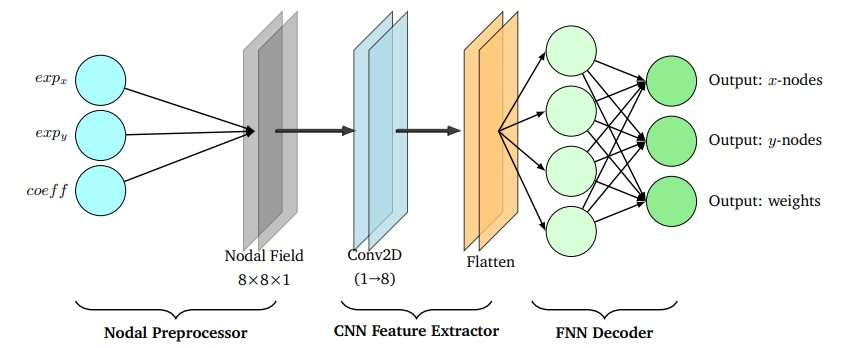
#> input picture Scripts/Presentation(colloquium)/hybrid_animination.jpg, 843 x 348 px
$ python hybrid_animination.py
#> lines starting #> are read from the running program, lines starting #| are printed output that depends on the picture
import matplotlib.pyplot as plt
import matplotlib.image as mpimg
from matplotlib.animation import FuncAnimation
from matplotlib.patches import Circle
import numpy as np

# === Load background image ===
img = mpimg.imread("hybrid_animination.jpg")
#> img is the input picture: shape (348, 843, 3); mean R, G, B 235.6, 239.6, 234.7

# === Coordinates (normalized) ===
node_coords = {
    "input": [(0.12, 0.75), (0.12, 0.60), (0.12, 0.48)],
    "merge": (0.31, 0.60),
    "conv": (0.48, 0.60),
    "flatten": (0.58, 0.60),
    "split4": [(0.68, 0.9), (0.68, 0.73), (0.68, 0.47), (0.68, 0.38)],
    "output": [(0.85, 0.70), (0.85, 0.60), (0.85, 0.50)],
}

def to_px_coords(norm_coord):
    x, y = norm_coord
    return x * img.shape[1], (1 - y) * img.shape[0]

# === Setup plot ===
fig, ax = plt.subplots(figsize=(10, 5))
ax.imshow(img)
ax.axis("off")

# === Animation settings ===
frames_merge = 40
frames_cnn = 30
frames_split = 30
pause = 5
trail_length = 6

start_merge = 0
start_conv = start_merge + frames_merge + pause
start_flatten = start_conv + frames_cnn + pause
start_split = start_flatten + frames_cnn + pause
start_output = start_split + frames_split + pause
total_frames = start_output + frames_split + pause

# === Input dots ===
dots = []
trails_all = []

for i in range(3):
    dot = Circle((0, 0), radius=5, color='dodgerblue', alpha=0.0, zorder=10)
    ax.add_patch(dot)
    dots.append(dot)
    trails = []
    for j in range(trail_length):
        t = Circle((0, 0), radius=6, color='deepskyblue', alpha=0.0, zorder=8 - j)
        ax.add_patch(t)
        trails.append(t)
    trails_all.append(trails)

# === Main dot after merge ===
main_dot = Circle((0, 0), radius=6, color='dodgerblue', alpha=0.0, zorder=10)
ax.add_patch(main_dot)
main_trails = []
for j in range(trail_length):
    t = Circle((0, 0), radius=7, color='deepskyblue', alpha=0.0, zorder=8 - j)
    ax.add_patch(t)
    main_trails.append(t)

# === Split dots after flatten ===
split_dots = []
split_trails = []
for i in range(4):
    dot = Circle((0, 0), radius=5, color='dodgerblue', alpha=0.0, zorder=10)
    ax.add_patch(dot)
    split_dots.append(dot)
    trails = []
    for j in range(trail_length):
        t = Circle((0, 0), radius=6, color='deepskyblue', alpha=0.0, zorder=8 - j)
        ax.add_patch(t)
        trails.append(t)
    split_trails.append(trails)

# === Final output dots ===
final_dots = []
final_trails = []
for i in range(3):
    dot = Circle((0, 0), radius=5, color='dodgerblue', alpha=0.0, zorder=10)
    ax.add_patch(dot)
    final_dots.append(dot)
    trails = []
    for j in range(trail_length):
        t = Circle((0, 0), radius=6, color='deepskyblue', alpha=0.0, zorder=8 - j)
        ax.add_patch(t)
        trails.append(t)
    final_trails.append(trails)

# === Animate function ===
def animate(frame):
#> called with frame = 0
    artists = []

    # Merge phase
    for i in range(3):
        start = node_coords["input"][i]
        end = node_coords["merge"]
        dot = dots[i]
        trails = trails_all[i]

        if start_merge <= frame < start_merge + frames_merge:
            alpha = (frame - start_merge) / frames_merge
            pos = (1 - alpha) * np.array(to_px_coords(start)) + alpha * np.array(to_px_coords(end))
            dot.center = pos
            dot.set_alpha(1.0)
        else:
            dot.set_alpha(0.0)
        artists.append(dot)

        for j, trail in enumerate(trails):
            trail_frame = frame - (j + 1)
            if start_merge <= trail_frame < start_merge + frames_merge:
                alpha = (trail_frame - start_merge) / frames_merge
                pos = (1 - alpha) * np.array(to_px_coords(start)) + alpha * np.array(to_px_coords(end))
                trail.center = pos
                trail.set_alpha(0.3 * (1 - j / trail_length))
            else:
                trail.set_alpha(0.0)
            artists.append(trail)

    # Main dot: merge → conv → flatten
    path = [("merge", "conv", start_conv), ("conv", "flatten", start_flatten)]
    for start_name, end_name, t_start in path:
        t_end = t_start + frames_cnn
        if t_start <= frame < t_end:
            alpha = (frame - t_start) / frames_cnn
            start = node_coords[start_name]
            end = node_coords[end_name]
            pos = (1 - alpha) * np.array(to_px_coords(start)) + alpha * np.array(to_px_coords(end))
            main_dot.center = pos
            main_dot.set_alpha(1.0)
            break
        else:
            main_dot.set_alpha(0.0)
    artists.append(main_dot)

    for j, trail in enumerate(main_trails):
        for start_name, end_name, t_start in path:
            t_end = t_start + frames_cnn
            trail_frame = frame - (j + 1)
            if t_start <= trail_frame < t_end:
                alpha = (trail_frame - t_start) / frames_cnn
                pos = (1 - alpha) * np.array(to_px_coords(node_coords[start_name])) + alpha * np.array(to_px_coords(node_coords[end_name]))
                trail.center = pos
                trail.set_alpha(0.3 * (1 - j / trail_length))
                break
            else:
                trail.set_alpha(0.0)
        artists.append(trail)

    # Split into 4 dots after flatten
    for i in range(4):
        start = node_coords["flatten"]
        end = node_coords["split4"][i]
        dot = split_dots[i]
        trails = split_trails[i]

        if start_split <= frame < start_split + frames_split:
            alpha = (frame - start_split) / frames_split
            pos = (1 - alpha) * np.array(to_px_coords(start)) + alpha * np.array(to_px_coords(end))
            dot.center = pos
            dot.set_alpha(1.0)
        else:
            dot.set_alpha(0.0)
        artists.append(dot)

        for j, trail in enumerate(trails):
            trail_frame = frame - (j + 1)
            if start_split <= trail_frame < start_split + frames_split:
                alpha = (trail_frame - start_split) / frames_split
                pos = (1 - alpha) * np.array(to_px_coords(start)) + alpha * np.array(to_px_coords(end))
                trail.center = pos
                trail.set_alpha(0.3 * (1 - j / trail_length))
            else:
                trail.set_alpha(0.0)
            artists.append(trail)

    # Final 3 output dots from selected split dots
    selected = [0, 2, 3]  # pick split4[0], split4[2], split4[3] → output[0], output[1], output[2]
    for i, idx in enumerate(selected):
        start = node_coords["split4"][idx]
        end = node_coords["output"][i]
        dot = final_dots[i]
        trails = final_trails[i]

        if start_output <= frame < start_output + frames_split:
            alpha = (frame - start_output) / frames_split
            pos = (1 - alpha) * np.array(to_px_coords(start)) + alpha * np.array(to_px_coords(end))
            dot.center = pos
            dot.set_alpha(1.0)
        else:
            dot.set_alpha(0.0)
        artists.append(dot)

        for j, trail in enumerate(trails):
            trail_frame = frame - (j + 1)
            if start_output <= trail_frame < start_output + frames_split:
                alpha = (trail_frame - start_output) / frames_split
                pos = (1 - alpha) * np.array(to_px_coords(start)) + alpha * np.array(to_px_coords(end))
                trail.center = pos
                trail.set_alpha(0.3 * (1 - j / trail_length))
            else:
                trail.set_alpha(0.0)
            artists.append(trail)

    return artists

# === Run animation ===
ani = FuncAnimation(fig, animate, frames=total_frames, interval=40, blit=True)
plt.show()
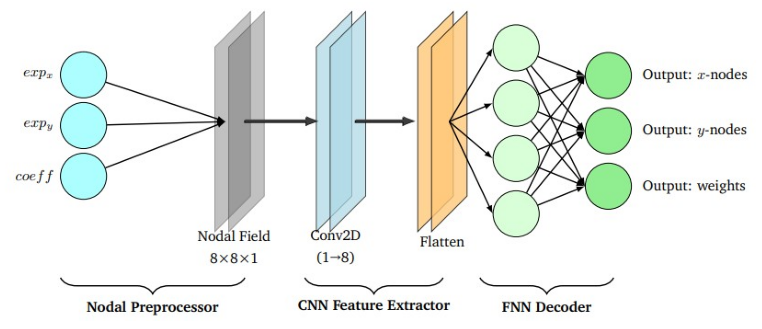
#> figure drawn by matplotlib, 1 panel

# === Save animation ===
ani.save("hybrid.gif", writer="pillow", fps=25)
#> (the run stopped early here; a loop or call above may not have finished)
